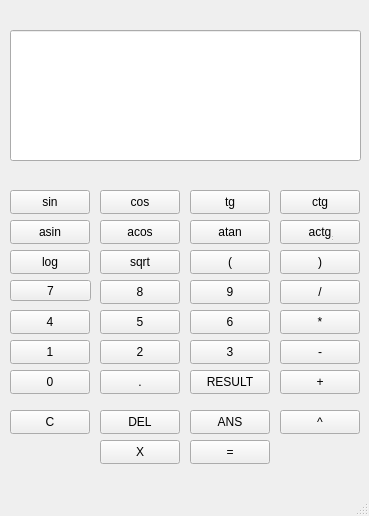
<?xml version="1.0" encoding="UTF-8"?>
<ui version="4.0">
 <class>MainWindow</class>
 <widget class="QMainWindow" name="MainWindow">
  <property name="geometry">
   <rect>
    <x>0</x>
    <y>0</y>
    <width>369</width>
    <height>516</height>
   </rect>
  </property>
  <property name="windowTitle">
   <string>MainWindow</string>
  </property>
  <widget class="QWidget" name="centralwidget">
   <widget class="QWidget" name="centralwidget_2" native="true">
    <property name="geometry">
     <rect>
      <x>0</x>
      <y>0</y>
      <width>361</width>
      <height>491</height>
     </rect>
    </property>
    <widget class="QLineEdit" name="lineEditDisplay">
     <property name="geometry">
      <rect>
       <x>10</x>
       <y>30</y>
       <width>351</width>
       <height>131</height>
      </rect>
     </property>
     <property name="alignment">
      <set>Qt::AlignmentFlag::AlignRight|Qt::AlignmentFlag::AlignTrailing|Qt::AlignmentFlag::AlignVCenter</set>
     </property>
     <property name="readOnly">
      <bool>false</bool>
     </property>
    </widget>
    <widget class="QPushButton" name="Button3">
     <property name="geometry">
      <rect>
       <x>190</x>
       <y>340</y>
       <width>80</width>
       <height>24</height>
      </rect>
     </property>
     <property name="text">
      <string>3</string>
     </property>
    </widget>
    <widget class="QPushButton" name="Button4">
     <property name="geometry">
      <rect>
       <x>10</x>
       <y>310</y>
       <width>80</width>
       <height>24</height>
      </rect>
     </property>
     <property name="text">
      <string>4</string>
     </property>
    </widget>
    <widget class="QPushButton" name="Button5">
     <property name="geometry">
      <rect>
       <x>100</x>
       <y>310</y>
       <width>80</width>
       <height>24</height>
      </rect>
     </property>
     <property name="text">
      <string>5</string>
     </property>
    </widget>
    <widget class="QPushButton" name="Button6">
     <property name="geometry">
      <rect>
       <x>190</x>
       <y>310</y>
       <width>80</width>
       <height>24</height>
      </rect>
     </property>
     <property name="text">
      <string>6</string>
     </property>
    </widget>
    <widget class="QPushButton" name="Button7">
     <property name="geometry">
      <rect>
       <x>10</x>
       <y>280</y>
       <width>81</width>
       <height>21</height>
      </rect>
     </property>
     <property name="text">
      <string>7</string>
     </property>
    </widget>
    <widget class="QPushButton" name="Button8">
     <property name="geometry">
      <rect>
       <x>100</x>
       <y>280</y>
       <width>80</width>
       <height>24</height>
      </rect>
     </property>
     <property name="text">
      <string>8</string>
     </property>
    </widget>
    <widget class="QPushButton" name="Button9">
     <property name="geometry">
      <rect>
       <x>190</x>
       <y>280</y>
       <width>80</width>
       <height>24</height>
      </rect>
     </property>
     <property name="text">
      <string>9</string>
     </property>
    </widget>
    <widget class="QPushButton" name="ButtonPlus">
     <property name="geometry">
      <rect>
       <x>280</x>
       <y>370</y>
       <width>80</width>
       <height>24</height>
      </rect>
     </property>
     <property name="text">
      <string>+</string>
     </property>
    </widget>
    <widget class="QPushButton" name="ButtonMinus">
     <property name="geometry">
      <rect>
       <x>280</x>
       <y>340</y>
       <width>80</width>
       <height>24</height>
      </rect>
     </property>
     <property name="text">
      <string>-</string>
     </property>
    </widget>
    <widget class="QPushButton" name="ButtonMultiply">
     <property name="geometry">
      <rect>
       <x>280</x>
       <y>310</y>
       <width>80</width>
       <height>24</height>
      </rect>
     </property>
     <property name="text">
      <string>*</string>
     </property>
    </widget>
    <widget class="QPushButton" name="ButtonDivide">
     <property name="geometry">
      <rect>
       <x>280</x>
       <y>280</y>
       <width>80</width>
       <height>24</height>
      </rect>
     </property>
     <property name="text">
      <string>/</string>
     </property>
    </widget>
    <widget class="QPushButton" name="ButtonPower">
     <property name="geometry">
      <rect>
       <x>280</x>
       <y>410</y>
       <width>80</width>
       <height>24</height>
      </rect>
     </property>
     <property name="text">
      <string>^</string>
     </property>
    </widget>
    <widget class="QPushButton" name="ButtonEqual">
     <property name="geometry">
      <rect>
       <x>190</x>
       <y>370</y>
       <width>80</width>
       <height>24</height>
      </rect>
     </property>
     <property name="text">
      <string>RESULT</string>
     </property>
    </widget>
    <widget class="QPushButton" name="ButtonSin">
     <property name="geometry">
      <rect>
       <x>10</x>
       <y>190</y>
       <width>80</width>
       <height>24</height>
      </rect>
     </property>
     <property name="text">
      <string>sin</string>
     </property>
    </widget>
    <widget class="QPushButton" name="ButtonCos">
     <property name="geometry">
      <rect>
       <x>100</x>
       <y>190</y>
       <width>80</width>
       <height>24</height>
      </rect>
     </property>
     <property name="text">
      <string>cos</string>
     </property>
    </widget>
    <widget class="QPushButton" name="Button0">
     <property name="geometry">
      <rect>
       <x>10</x>
       <y>370</y>
       <width>80</width>
       <height>24</height>
      </rect>
     </property>
     <property name="text">
      <string>0</string>
     </property>
    </widget>
    <widget class="QPushButton" name="ButtonTan">
     <property name="geometry">
      <rect>
       <x>190</x>
       <y>190</y>
       <width>80</width>
       <height>24</height>
      </rect>
     </property>
     <property name="text">
      <string>tg</string>
     </property>
    </widget>
    <widget class="QPushButton" name="ButtonCtg">
     <property name="geometry">
      <rect>
       <x>280</x>
       <y>190</y>
       <width>80</width>
       <height>24</height>
      </rect>
     </property>
     <property name="text">
      <string>ctg</string>
     </property>
    </widget>
    <widget class="QPushButton" name="ButtonAsin">
     <property name="geometry">
      <rect>
       <x>10</x>
       <y>220</y>
       <width>80</width>
       <height>24</height>
      </rect>
     </property>
     <property name="text">
      <string>asin</string>
     </property>
    </widget>
    <widget class="QPushButton" name="ButtonAcos">
     <property name="geometry">
      <rect>
       <x>100</x>
       <y>220</y>
       <width>80</width>
       <height>24</height>
      </rect>
     </property>
     <property name="text">
      <string>acos</string>
     </property>
    </widget>
    <widget class="QPushButton" name="ButtonAtan">
     <property name="geometry">
      <rect>
       <x>190</x>
       <y>220</y>
       <width>80</width>
       <height>24</height>
      </rect>
     </property>
     <property name="text">
      <string>atan</string>
     </property>
    </widget>
    <widget class="QPushButton" name="ButtonActg">
     <property name="geometry">
      <rect>
       <x>280</x>
       <y>220</y>
       <width>80</width>
       <height>24</height>
      </rect>
     </property>
     <property name="text">
      <string>actg</string>
     </property>
    </widget>
    <widget class="QPushButton" name="ButtonLog">
     <property name="geometry">
      <rect>
       <x>10</x>
       <y>250</y>
       <width>80</width>
       <height>24</height>
      </rect>
     </property>
     <property name="text">
      <string>log</string>
     </property>
    </widget>
    <widget class="QPushButton" name="ButtonSqrt">
     <property name="geometry">
      <rect>
       <x>100</x>
       <y>250</y>
       <width>80</width>
       <height>24</height>
      </rect>
     </property>
     <property name="text">
      <string>sqrt</string>
     </property>
    </widget>
    <widget class="QPushButton" name="ButtonLParen">
     <property name="geometry">
      <rect>
       <x>190</x>
       <y>250</y>
       <width>80</width>
       <height>24</height>
      </rect>
     </property>
     <property name="text">
      <string>(</string>
     </property>
    </widget>
    <widget class="QPushButton" name="ButtonRParen">
     <property name="geometry">
      <rect>
       <x>280</x>
       <y>250</y>
       <width>80</width>
       <height>24</height>
      </rect>
     </property>
     <property name="text">
      <string>)</string>
     </property>
    </widget>
    <widget class="QPushButton" name="ButtonClear">
     <property name="geometry">
      <rect>
       <x>10</x>
       <y>410</y>
       <width>80</width>
       <height>24</height>
      </rect>
     </property>
     <property name="text">
      <string>C</string>
     </property>
    </widget>
    <widget class="QPushButton" name="ButtonDel">
     <property name="geometry">
      <rect>
       <x>100</x>
       <y>410</y>
       <width>80</width>
       <height>24</height>
      </rect>
     </property>
     <property name="text">
      <string>DEL</string>
     </property>
    </widget>
    <widget class="QPushButton" name="ButtonAns">
     <property name="geometry">
      <rect>
       <x>190</x>
       <y>410</y>
       <width>80</width>
       <height>24</height>
      </rect>
     </property>
     <property name="text">
      <string>ANS</string>
     </property>
    </widget>
    <widget class="QPushButton" name="ButtonDot">
     <property name="geometry">
      <rect>
       <x>100</x>
       <y>370</y>
       <width>80</width>
       <height>24</height>
      </rect>
     </property>
     <property name="text">
      <string>.</string>
     </property>
    </widget>
    <widget class="QPushButton" name="Button1">
     <property name="geometry">
      <rect>
       <x>10</x>
       <y>340</y>
       <width>80</width>
       <height>24</height>
      </rect>
     </property>
     <property name="text">
      <string>1</string>
     </property>
    </widget>
    <widget class="QPushButton" name="Button2">
     <property name="geometry">
      <rect>
       <x>100</x>
       <y>340</y>
       <width>80</width>
       <height>24</height>
      </rect>
     </property>
     <property name="text">
      <string>2</string>
     </property>
    </widget>
    <widget class="QPushButton" name="ButtonX">
     <property name="geometry">
      <rect>
       <x>100</x>
       <y>440</y>
       <width>80</width>
       <height>24</height>
      </rect>
     </property>
     <property name="text">
      <string>X</string>
     </property>
    </widget>
    <widget class="QPushButton" name="ButtonRownaSie">
     <property name="geometry">
      <rect>
       <x>190</x>
       <y>440</y>
       <width>80</width>
       <height>24</height>
      </rect>
     </property>
     <property name="text">
      <string>=</string>
     </property>
    </widget>
   </widget>
   <widget class="QStatusBar" name="statusbar_2">
    <property name="geometry">
     <rect>
      <x>330</x>
      <y>220</y>
      <width>3</width>
      <height>22</height>
     </rect>
    </property>
   </widget>
  </widget>
  <widget class="QMenuBar" name="menubar">
   <property name="geometry">
    <rect>
     <x>0</x>
     <y>0</y>
     <width>369</width>
     <height>21</height>
    </rect>
   </property>
  </widget>
  <widget class="QStatusBar" name="statusbar"/>
 </widget>
 <resources/>
 <connections/>
</ui>
